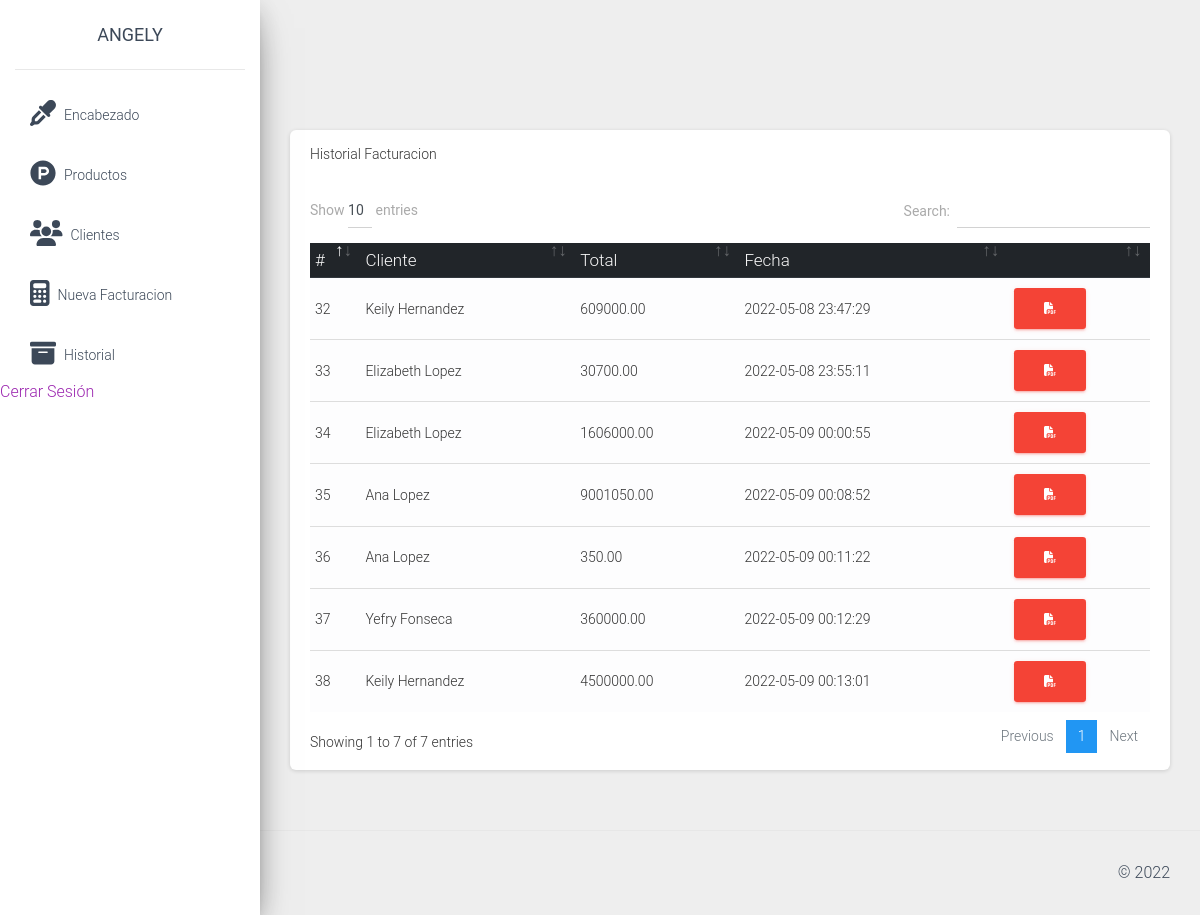
Page /src/lista_ventas.php (signed in) on the earlier database version.
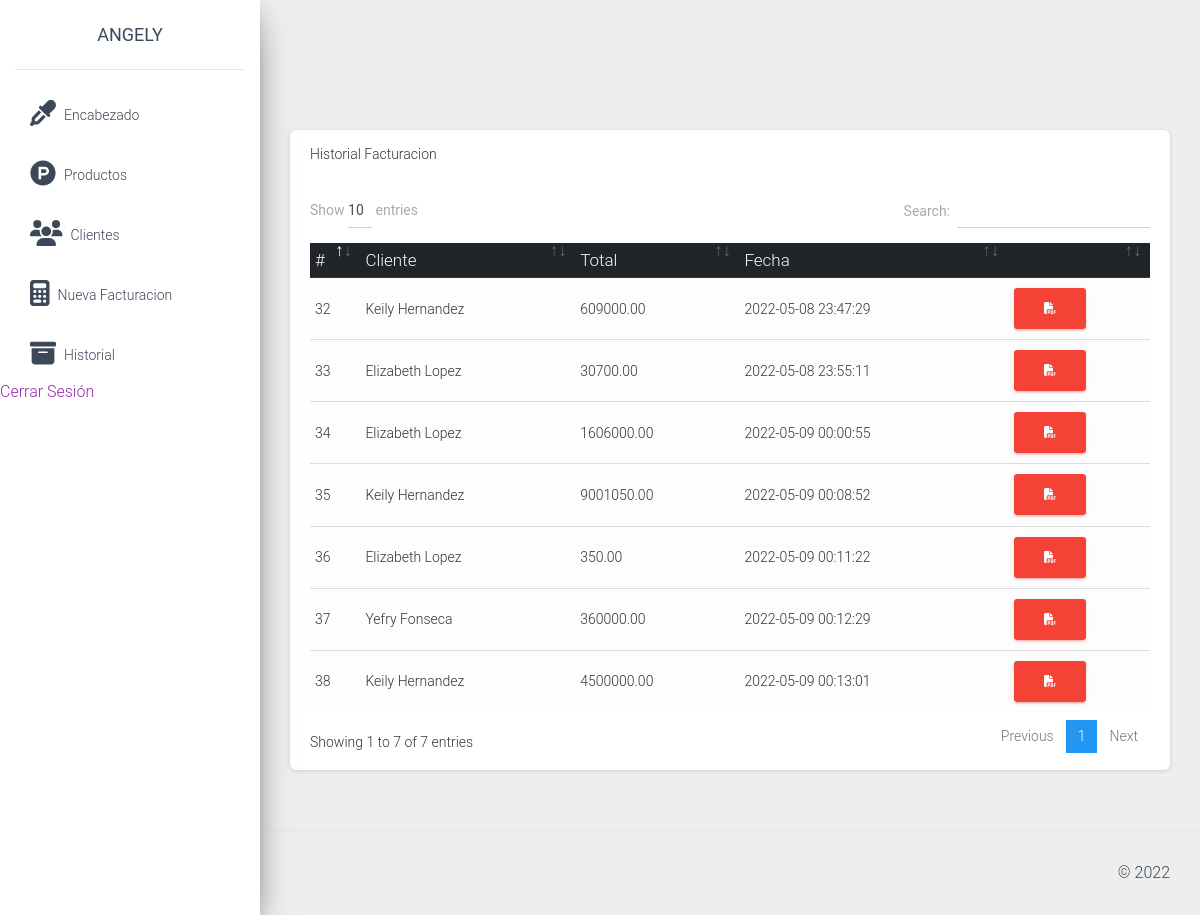
Same page on the later database version.
### tables this page shows
CREATE TABLE `facturacion` (
  `id` int(11) NOT NULL,
  `id_cliente` int(11) NOT NULL,
  `total` decimal(10,2) NOT NULL,
  `id_usuario` int(11) NOT NULL,
  `iva` int(30) NOT NULL,
  `fecha` timestamp NOT NULL DEFAULT current_timestamp() ON UPDATE current_timestamp()
);

CREATE TABLE `cliente` (
  `idcliente` int(11) NOT NULL,
  `nombre` varchar(100) NOT NULL,
  `telefono` varchar(15) NOT NULL,
  `direccion` varchar(200) NOT NULL
);

### src/lista_ventas.php (the view, shortened to what this page needs)
<?php
require_once "../conexion.php";
$query = mysqli_query($conexion, "SELECT v.*, c.idcliente, c.nombre FROM facturacion v INNER JOIN cliente c ON v.id_cliente = c.idcliente");
include_once "includes/header.php";
?>
<div class="card">
    <div class="card-header">
        Historial Facturacion
    </div>
    <div class="card-body">
        <div class="table-responsive">
            <table class="table table-light" id="tbl">
                <thead class="thead-dark">
                    <tr>
                        <th>#</th>
                        <th>Cliente</th>
                        <th>Total</th>
                        <th>Fecha</th>
                        <th></th>
                    </tr>
                </thead>
                <tbody>
                    <?php while ($row = mysqli_fetch_assoc($query)) { ?>
                        <tr>
                            <td><?php echo $row['id']; ?></td>
                            <td><?php echo $row['nombre']; ?></td>
                            <td><?php echo $row['total']; ?></td>
                            <td><?php echo $row['fecha']; ?></td>
                            <td>
                                <a href="pdf/generar.php?cl=<?php echo $row['id_cliente'] ?>&v=<?php echo $row['id'] ?>" target="_blank" class="btn btn-danger"><i class="fas fa-file-pdf"></i></a>
                            </td>
                        </tr>
                    <?php } ?>
                </tbody>
            </table>
        </div>
    </div>
</div>
<?php include_once "includes/footer.php"; ?>

Differences in the rows shown:
changed facturacion id 35: id_cliente.nombre "Ana Lopez" → "Keily Hernandez"
changed facturacion id 36: id_cliente.nombre "Ana Lopez" → "Elizabeth Lopez"
